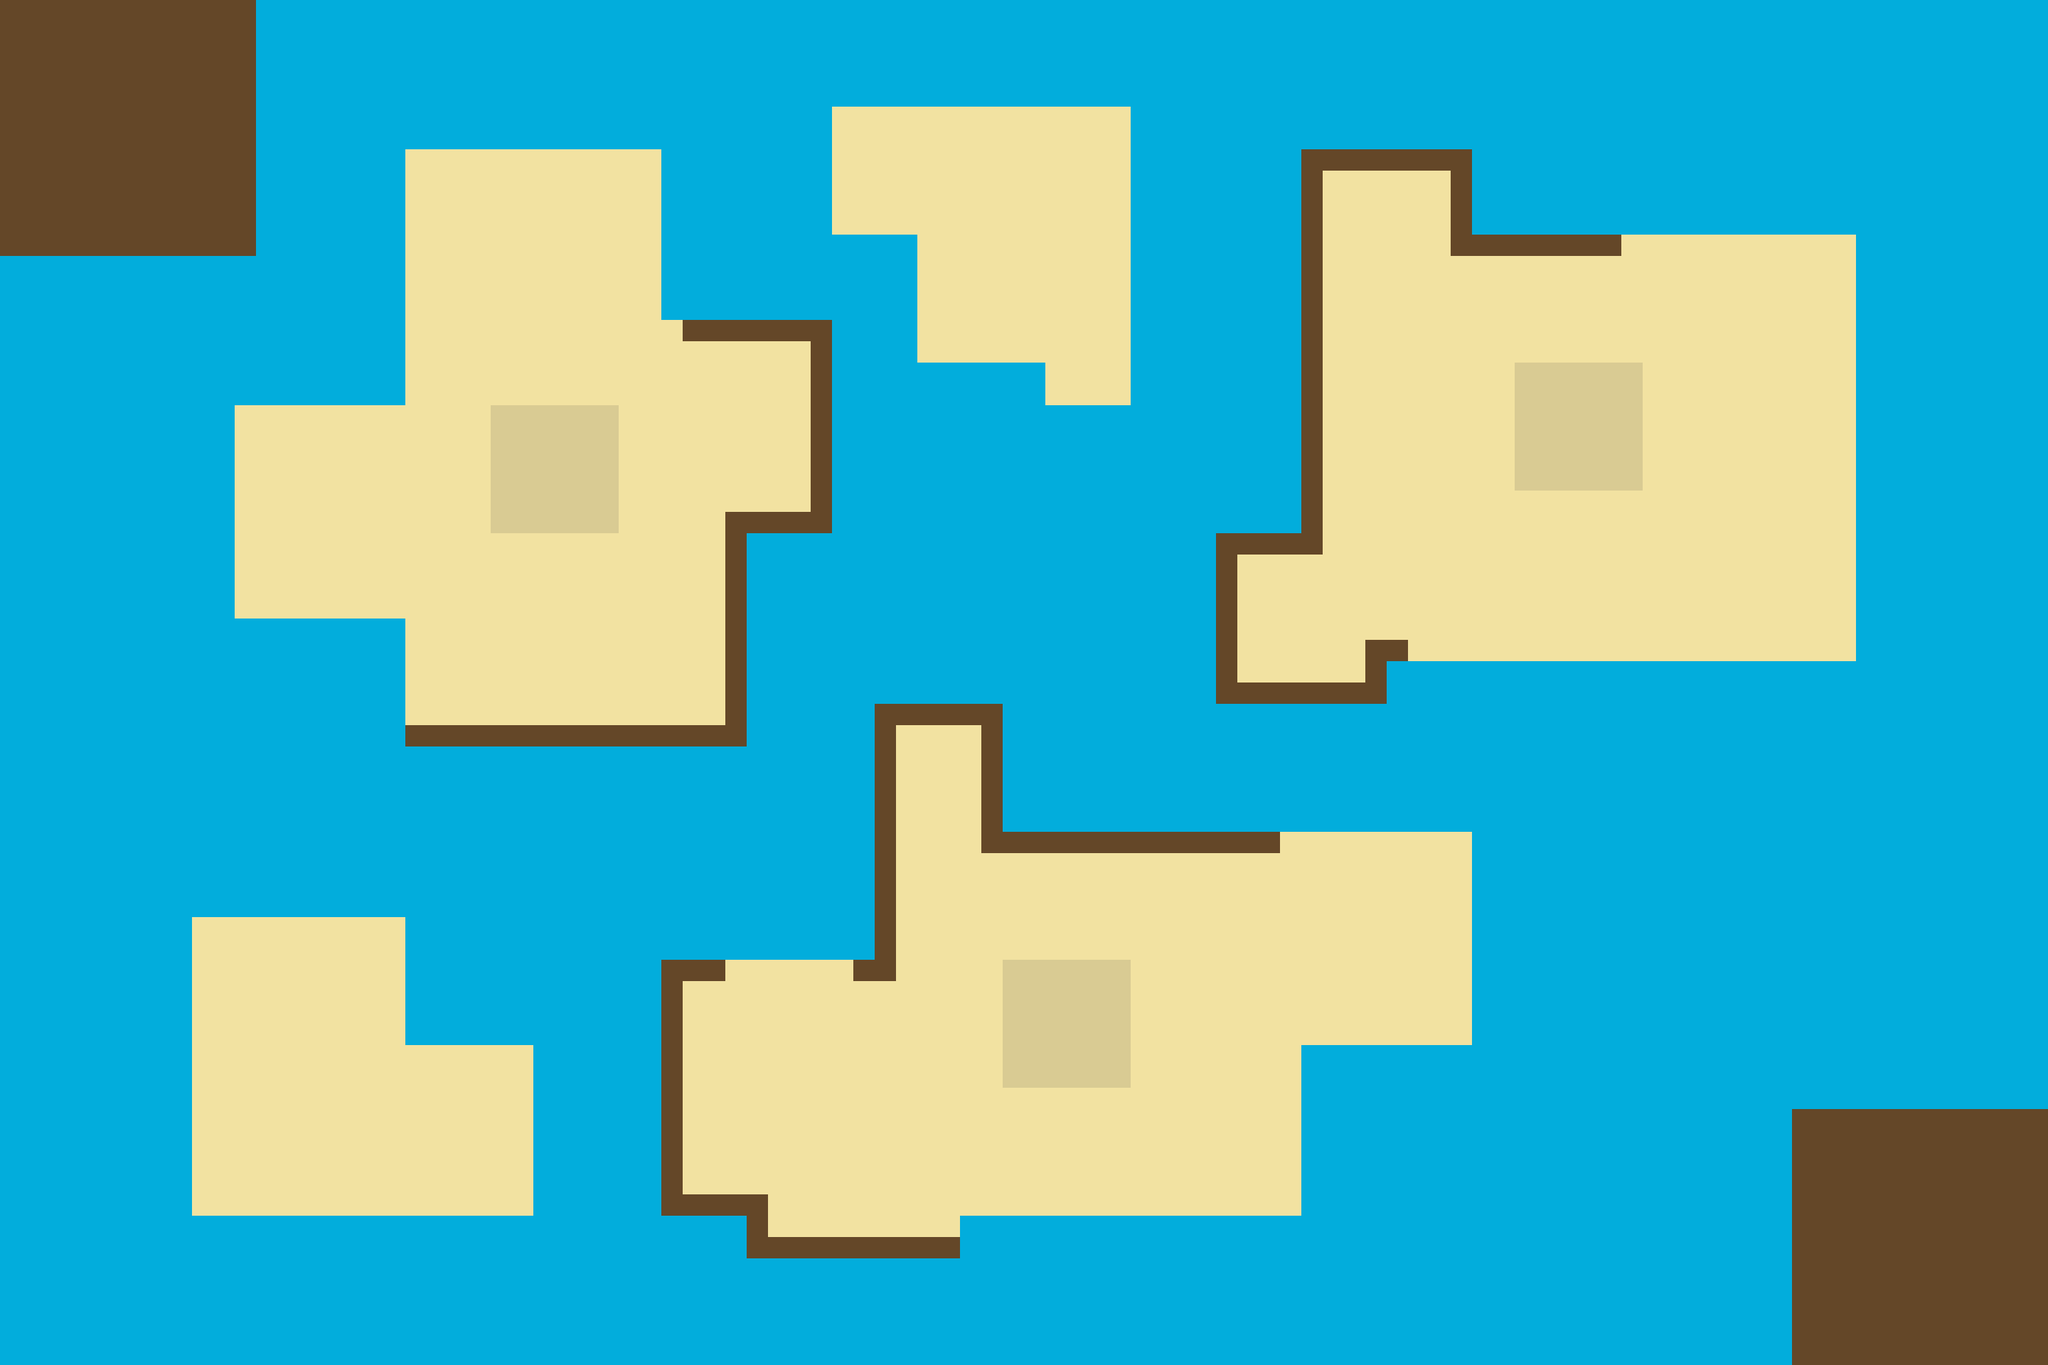

A level layout from a 2D game, rendered from its tile map. Below: a short description, then the map file with tile-grid data replaced by summaries:
An orthogonal 48x32 tile map with 64x64 px tiles, 9 tile layers (sea, first_island, second_island, third_island, ...).

<map version="1.10" tiledversion="1.10.1" orientation="orthogonal" renderorder="right-down" width="48" height="32" tilewidth="64" tileheight="64" infinite="0" nextlayerid="10" nextobjectid="1">
 <editorsettings>
  <export target="../../../di-engine-node/dusty_map.tmx" format="tmx" />
 </editorsettings>
 <tileset firstgid="1" source="dusty_tiles.tsx" />
 <layer id="5" name="sea" width="48" height="32">
  <data>[1536 cells, 1536 non-empty, 1 distinct tile ids]</data>
 </layer>
 <layer id="6" name="first_island" width="48" height="32">
  <data>[1536 cells, 152 non-empty, 7 distinct tile ids]</data>
 </layer>
 <layer id="7" name="second_island" width="48" height="32">
  <data>[1536 cells, 147 non-empty, 6 distinct tile ids]</data>
 </layer>
 <layer id="8" name="third_island" width="48" height="32">
  <data>[1536 cells, 139 non-empty, 11 distinct tile ids]</data>
 </layer>
 <layer id="9" name="minor_island" width="48" height="32">
  <data>[1536 cells, 116 non-empty, 11 distinct tile ids]</data>
 </layer>
 <layer id="1" name="alpha_respawn" width="48" height="32">
  <data>[1536 cells, 36 non-empty, 1 distinct tile ids]</data>
 </layer>
 <layer id="2" name="beta_respawn" width="48" height="32">
  <data>[1536 cells, 36 non-empty, 1 distinct tile ids]</data>
 </layer>
 <layer id="3" name="neutral_respawn" width="48" height="32">
  <data>[1536 cells, 48 non-empty, 9 distinct tile ids]</data>
 </layer>
 <layer id="4" name="restrict" width="48" height="32">
  <data>[1536 cells, 89 non-empty, 12 distinct tile ids]</data>
 </layer>
</map>